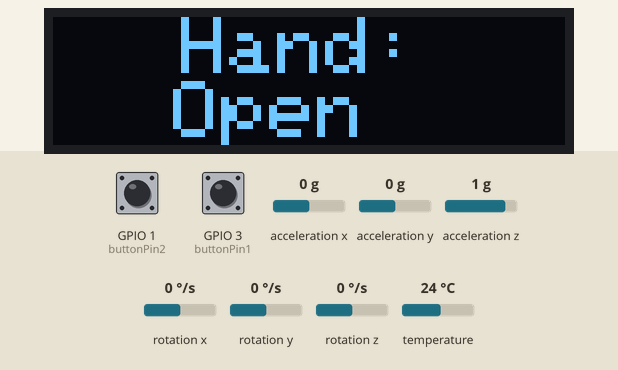
Bench run of a sketch on a simulated ESP32. Parts: 128×32 one-colour display. The inputs (shaded band) are chosen by the test bench; at power-on: GPIO 1 (buttonPin2) HIGH, GPIO 3 (buttonPin1) HIGH, acceleration x 0 g, acceleration y 0 g, acceleration z 1 g, rotation x 0 °/s, rotation y 0 °/s, rotation z 0 °/s, temperature 24 °C. What the sketch prints to the serial monitor is not drawn.

Above: at 1.2 s.
Timing chart, 0 to 1.1 s (numbered marks = the images above; inputs shaded):
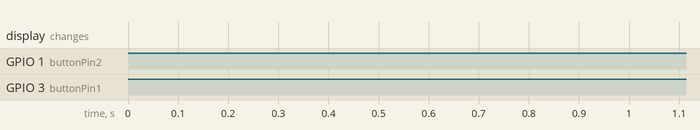

The sketch:

ruka_desno.ino
```cpp
#include <Wire.h>
#include <Adafruit_MPU6050.h>
#include <Adafruit_Sensor.h>
#include <esp_now.h>
#include <WiFi.h>
#include <Adafruit_GFX.h>
#include <Adafruit_SSD1306.h>

Adafruit_MPU6050 mpu;
uint8_t ruka[] = {0x00, 0x70, 0x07, 0x8A, 0x08, 0xA4};
int command;

int buttonPin1=3, buttonPin2=1;
long long startTime=0, startTime2=0,checkAngleTime=0;

Adafruit_SSD1306 display(128, 32, &Wire, -1);

void setup() {
  Serial.begin(115200);
  Wire.begin(8, 9); // SDA,SCL

  if (!mpu.begin()) {
    Serial.println("MPU6050 not found. Check wiring.");
    while (1);
  }

  WiFi.mode(WIFI_STA);
  if (esp_now_init() != ESP_OK) {
    Serial.println("ESP-NOW Init Failed");
    return;
  }

  esp_now_peer_info_t peerInfo = {};
  memcpy(peerInfo.peer_addr, ruka, 6);
  peerInfo.channel = 1;
  peerInfo.encrypt = false;

  if (esp_now_add_peer(&peerInfo) != ESP_OK) {
    Serial.println("Failed to add peer");
    return;
  }

  if (!display.begin(SSD1306_SWITCHCAPVCC, 0x3C)) {
    Serial.begin(115200);
    Serial.println(F("SSD1306 allocation failed"));
    for (;;); // Don’t continue, loop forever
  }

  display.clearDisplay();
  display.setTextSize(2);             // Big text
  display.setTextColor(SSD1306_WHITE);
  display.setCursor(32, 0);
  display.setRotation(2);
  display.println(F("Hand:"));
  display.setCursor(30, 16);
  display.println(F("Open"));
  display.display();

  pinMode(buttonPin1, INPUT_PULLUP);
  pinMode(buttonPin2, INPUT_PULLUP);
  Serial.println("Hand ESP Ready");
}

void loop() {
  checkButtons();
  checkingAngle();

}

void checkButtons(){
  int button1=digitalRead(buttonPin1);
  int button2=digitalRead(buttonPin2);
  Serial.println();
  Serial.println(button1);
  Serial.println(button2);
  Serial.println();
  if(button2==LOW && millis()-startTime>400){
    display.clearDisplay();
    display.setCursor(32, 0);
    display.println(F("Hand:"));
    startTime=millis();
    display.setCursor(25, 16);
    display.println(F("Closed"));
    display.display();
    int komanda=31;
    esp_now_send(ruka, (uint8_t*)&komanda, sizeof(komanda));
  }
  if(button1==LOW && millis()-startTime2>400){
    display.clearDisplay();
    display.setCursor(32, 0);
    display.println(F("Hand:"));
    startTime2=millis();
    display.setCursor(25, 16);
    display.println(F("Open"));
    display.display();
    int komanda=30;
    esp_now_send(ruka, (uint8_t*)&komanda, sizeof(komanda));
  }
}

void checkingAngle(){
  if(millis()-checkAngleTime>25){
    sensors_event_t a, g, temp;
    mpu.getEvent(&a, &g, &temp);
    if (a.acceleration.y > 6.0) command = 9;  // Backward
    else if (a.acceleration.y < -6.0) command = 8;  // Forward
    else if (a.acceleration.x < -6.0) command = 7;  // Right
    else if (a.acceleration.x > 6.0)  command = 6;  // Left
    else command = 0;  // Neutral
    esp_now_send(ruka, (uint8_t*)&command, sizeof(command));
    checkAngleTime=millis();
  }
}
```
